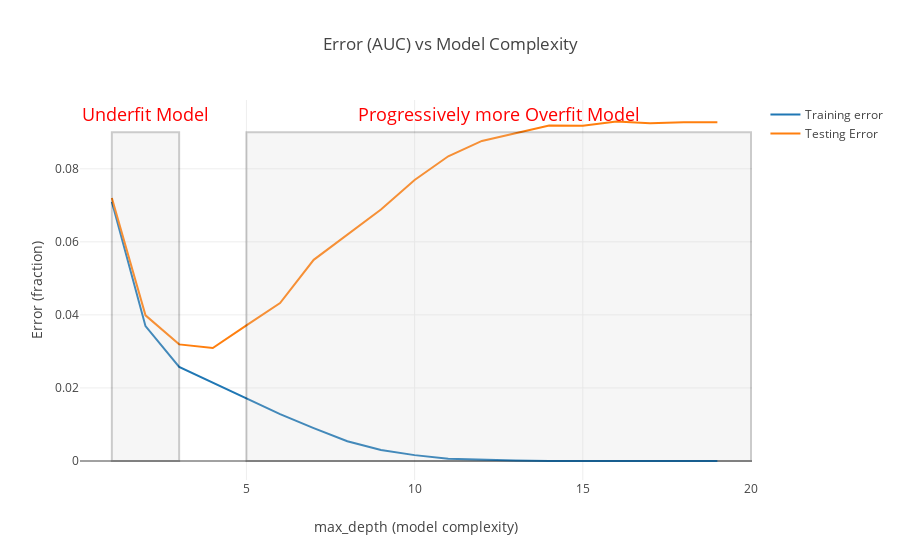

This figure's notebook cell:
### Markdown cell above
# Defining Underfitting and Overfitting Regions
Looking at the AUC error vs max_depth curve we can see some general trends:
1.   Note that as max_depth increases from left to right, we allow the model to get progressively more complex.
2.   At the far left, as we go from very low complexity to slightly higher complexity, both the training error and the testing error go down.   This is typical.   Also note that the testing error is usually a bit above the trainining error in this region - also fairly typical.   In this region, the model is **underfit** - it still has room to improve on the testing set.
      * Underfit models tend to have the similar fit performance on a testing set as they do on a training set.
3.   As the complexity increases, around max_depth of 4 or so, the training error decreases, and so does the testing error, but the testing error begins to level out.   What is happening here is that our trained model is becoming more sensitive to features found only in the training set, and so the perfromance on the testing set improves less.
4.  Beyond max_depth of 5-6, the model performance continue to improve on the training set, and begins to get **worse** on the testing set.   The model is now **overfit** - it is memorizing the training set, at the expense of learning general features which would allow it to improve on the testing set.
      * Overfit models tend to have  worser fit performance on a testing set than they do on a training set.

### Code cell
import plotly.plotly as py
import numpy as np
from plotly.offline import iplot
import plotly.graph_objs as go

# Create a trace
trace1 = go.Scatter(
    x = dfError['max_depth'],
    y = dfError['trainError_auc'],
    mode = 'lines',
    name = "Training error"
)
# Create a trace
trace2 = go.Scatter(
    x = dfError['max_depth'],
    y = dfError['testError_auc'],
    mode = 'lines',
    name = "Testing Error"
)

layout = dict(
    title='Error (AUC) vs Model Complexity',
    xaxis=dict(title='max_depth (model complexity)'),
    yaxis=dict(title='Error (fraction)'),
    shapes=[
      {
        "opacity": 0.2,
        "xref": "x",
        "yref": "y",
        "fillcolor": "#d3d3d3",
        "y1": 0.09,
        "y0": 0.0,
        "x0": 1,
        "x1": 3,
        "type": "rect"
      },
      {
        "opacity": 0.2,
        "xref": "x",
        "yref": "y",
        "fillcolor": "#d3d3d3",
        "y1": 0.09,
        "y0": 0.0,
        "x0": 5,
        "x1": 20,
        "type": "rect"
      }
    ],
    annotations= [
      {
        "xref": "x",
        "yref": "y",
        "text": "Underfit Model",
        "y": 0.095,
        "x": 2.0,
        "font": {
          "color": "rgb(255, 0, 0)",
          "size": 18
        },
        "showarrow": False
      },
      {
        "xref": "x",
        "yref": "y",
        "text": "Progressively more Overfit Model",
        "y": 0.095,
        "x": 12.5,
        "font": {
          "color": "rgb(255, 0, 0)",
          "size": 18
        },
        "showarrow": False
      }
    ]
)

data = [trace1, trace2]
iplot(dict(data=data,layout=layout),validate=False)

### Figure 1 — Plotly figure (JSON) as saved in the notebook; plotly's stock layout.template omitted (floating-point values rounded to 4 significant figures)
{"data": [{"mode": "lines", "name": "Training error", "type": "scatter", "x": [1, 2, 3, 4, 5, 6, 7, 8, 9, 10, 11, 12, 13, 14, 15, 16, 17, 18, 19], "y": [0.071, 0.03692, 0.02578, 0.02148, 0.0172, 0.01283, 0.00901, 0.005412, 0.003027, 0.001609, 0.0006462, 0.0002926, 0.0001098, 2.739e-05, 5.061e-06, 9.307e-07, 5.818e-08, 0, 0]}, {"mode": "lines", "name": "Testing Error", "type": "scatter", "x": [1, 2, 3, 4, 5, 6, 7, 8, 9, 10, 11, 12, 13, 14, 15, 16, 17, 18, 19], "y": [0.07199, 0.03987, 0.03193, 0.03093, 0.03714, 0.04325, 0.05507, 0.06187, 0.06884, 0.07695, 0.08343, 0.08762, 0.08967, 0.09187, 0.09181, 0.09294, 0.09248, 0.09274, 0.09274]}], "layout": {"annotations": [{"font": {"color": "rgb(255, 0, 0)", "size": 18}, "showarrow": false, "text": "Underfit Model", "x": 2, "xref": "x", "y": 0.095, "yref": "y"}, {"font": {"color": "rgb(255, 0, 0)", "size": 18}, "showarrow": false, "text": "Progressively more Overfit Model", "x": 12.5, "xref": "x", "y": 0.095, "yref": "y"}], "shapes": [{"fillcolor": "#d3d3d3", "opacity": 0.2, "type": "rect", "x0": 1, "x1": 3, "xref": "x", "y0": 0, "y1": 0.09, "yref": "y"}, {"fillcolor": "#d3d3d3", "opacity": 0.2, "type": "rect", "x0": 5, "x1": 20, "xref": "x", "y0": 0, "y1": 0.09, "yref": "y"}], "title": "Error (AUC) vs Model Complexity", "xaxis": {"title": "max_depth (model complexity)"}, "yaxis": {"title": "Error (fraction)"}}}
